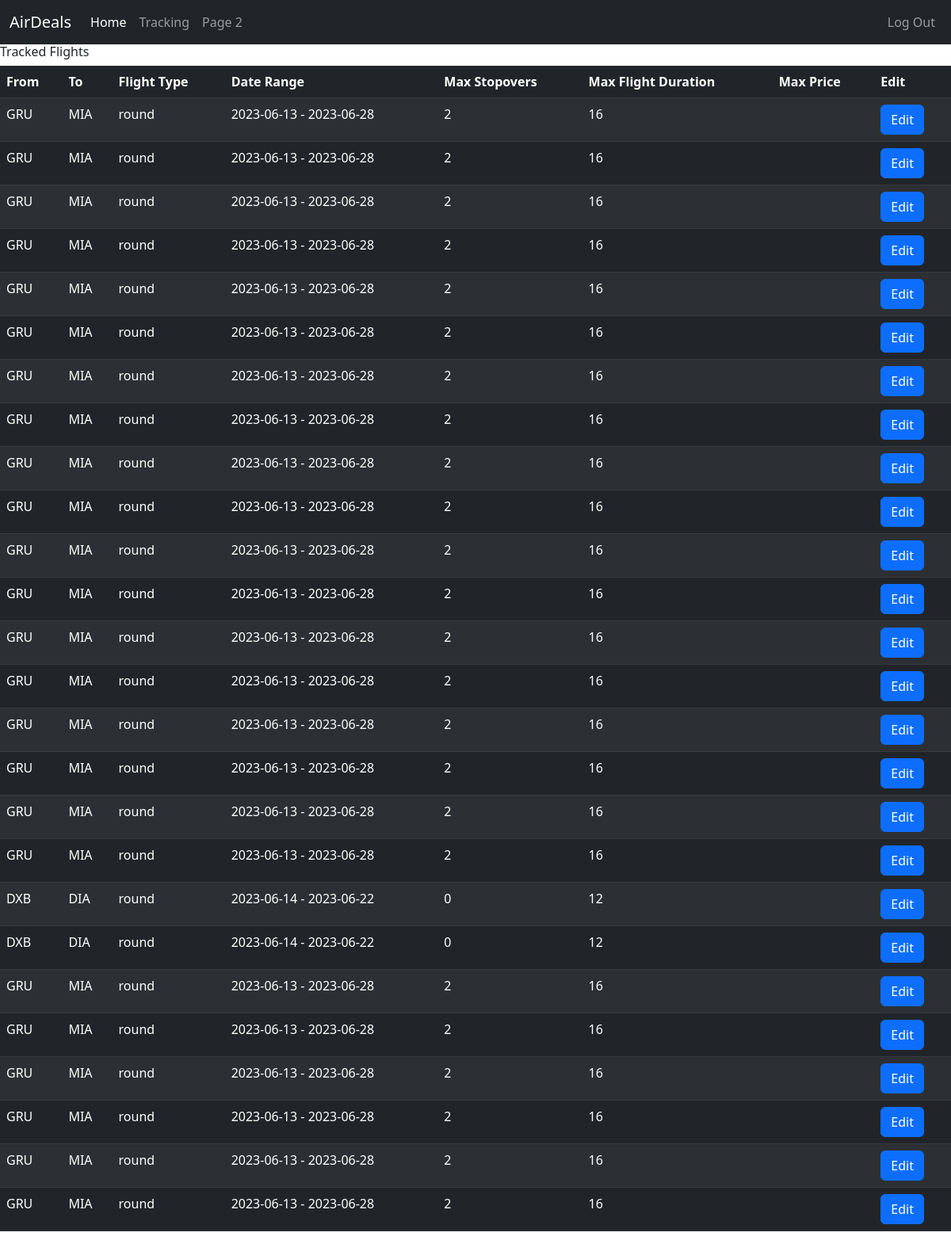
Screenshot of /tracking (signed in) with the database file from the repository.
### main.py (models this page shows)
class FlightInfo(db.Model):
    __tablename__ = 'flight_info'
    id = db.Column(db.Integer, primary_key=True)
    user_id = db.Column(db.Integer, db.ForeignKey('users.id'))
    fly_from = db.Column(db.String(20), nullable=False)
    fly_to = db.Column(db.String(20), nullable=False)
    date_from = db.Column(db.String(20), nullable=False)
    date_to = db.Column(db.String(20), nullable=False)
    flight_type = db.Column(db.String(20))
    max_stopovers = db.Column(db.Integer)
    max_fly_duration = db.Column(db.Integer)
    nights_in_dst_from = db.Column(db.String(20))
    nights_in_dst_to = db.Column(db.String(20))

### main.py (the view)
@app.route('/tracking')
def tracking():
    tracked_flights = db.session.query(FlightInfo).filter(FlightInfo.user_id == current_user.id).all()
    return render_template('tracking.html', tracked_flights=tracked_flights)

### main.py (called while the page is built)
@login_manager.user_loader
def load_user(user_id):
    return User.query.get(int(user_id))

### templates/tracking.html
{% include "template.html" %}
{% block body %}
<h6>Tracked Flights</h6>
<table class="table table-striped table-dark">
  <thead>
    <tr>
      <th scope="col">From</th>
      <th scope="col">To</th>
      <th scope="col">Flight Type</th>
      <th scope="col">Date Range</th>
      <th scope="col">Max Stopovers</th>
      <th scope="col">Max Flight Duration</th>
      <th scope="col">Max Price</th>
      <th scope="col">Edit</th>
    </tr>
  </thead>
  <tbody>
    {% for flight in tracked_flights %}
      <tr>
        <td>{{ flight.fly_from }}</td>
        <td>{{ flight.fly_to }}</td>
        <td>{{ flight.flight_type }}</td>
        <td>{{ flight.date_from + ' - ' + flight.date_to }}</td>
        <td>{{ flight.max_stopovers }}</td>
        <td>{{ flight.max_fly_duration }}</td>
        <td>{{ flight.price }}</td>
        <td>
          <a href="{{ url_for('edit', flight_id=flight.id) }}" class="btn btn-primary">Edit</a>
        </td>
      </tr>
    {% endfor %}
  </tbody>
</table>
{% endblock %}

### rows the page displays
FlightInfo: fly_from "GRU", fly_to "MIA", flight_type "round", date_from+date_to "2023-06-13 - 2023-06-28", max_stopovers "2", max_fly_duration "16"
FlightInfo: fly_from "GRU", fly_to "MIA", flight_type "round", date_from+date_to "2023-06-13 - 2023-06-28", max_stopovers "2", max_fly_duration "16"
FlightInfo: fly_from "GRU", fly_to "MIA", flight_type "round", date_from+date_to "2023-06-13 - 2023-06-28", max_stopovers "2", max_fly_duration "16"
FlightInfo: fly_from "GRU", fly_to "MIA", flight_type "round", date_from+date_to "2023-06-13 - 2023-06-28", max_stopovers "2", max_fly_duration "16"
FlightInfo: fly_from "GRU", fly_to "MIA", flight_type "round", date_from+date_to "2023-06-13 - 2023-06-28", max_stopovers "2", max_fly_duration "16"
FlightInfo: fly_from "GRU", fly_to "MIA", flight_type "round", date_from+date_to "2023-06-13 - 2023-06-28", max_stopovers "2", max_fly_duration "16"
FlightInfo: fly_from "GRU", fly_to "MIA", flight_type "round", date_from+date_to "2023-06-13 - 2023-06-28", max_stopovers "2", max_fly_duration "16"
FlightInfo: fly_from "GRU", fly_to "MIA", flight_type "round", date_from+date_to "2023-06-13 - 2023-06-28", max_stopovers "2", max_fly_duration "16"
FlightInfo: fly_from "GRU", fly_to "MIA", flight_type "round", date_from+date_to "2023-06-13 - 2023-06-28", max_stopovers "2", max_fly_duration "16"
FlightInfo: fly_from "GRU", fly_to "MIA", flight_type "round", date_from+date_to "2023-06-13 - 2023-06-28", max_stopovers "2", max_fly_duration "16"
FlightInfo: fly_from "GRU", fly_to "MIA", flight_type "round", date_from+date_to "2023-06-13 - 2023-06-28", max_stopovers "2", max_fly_duration "16"
FlightInfo: fly_from "GRU", fly_to "MIA", flight_type "round", date_from+date_to "2023-06-13 - 2023-06-28", max_stopovers "2", max_fly_duration "16"
FlightInfo: fly_from "GRU", fly_to "MIA", flight_type "round", date_from+date_to "2023-06-13 - 2023-06-28", max_stopovers "2", max_fly_duration "16"
FlightInfo: fly_from "GRU", fly_to "MIA", flight_type "round", date_from+date_to "2023-06-13 - 2023-06-28", max_stopovers "2", max_fly_duration "16"
FlightInfo: fly_from "GRU", fly_to "MIA", flight_type "round", date_from+date_to "2023-06-13 - 2023-06-28", max_stopovers "2", max_fly_duration "16"
FlightInfo: fly_from "GRU", fly_to "MIA", flight_type "round", date_from+date_to "2023-06-13 - 2023-06-28", max_stopovers "2", max_fly_duration "16"
FlightInfo: fly_from "GRU", fly_to "MIA", flight_type "round", date_from+date_to "2023-06-13 - 2023-06-28", max_stopovers "2", max_fly_duration "16"
FlightInfo: fly_from "GRU", fly_to "MIA", flight_type "round", date_from+date_to "2023-06-13 - 2023-06-28", max_stopovers "2", max_fly_duration "16"
FlightInfo: fly_from "DXB", fly_to "DIA", flight_type "round", date_from+date_to "2023-06-14 - 2023-06-22", max_stopovers "0", max_fly_duration "12"
FlightInfo: fly_from "DXB", fly_to "DIA", flight_type "round", date_from+date_to "2023-06-14 - 2023-06-22", max_stopovers "0", max_fly_duration "12"
FlightInfo: fly_from "GRU", fly_to "MIA", flight_type "round", date_from+date_to "2023-06-13 - 2023-06-28", max_stopovers "2", max_fly_duration "16"
FlightInfo: fly_from "GRU", fly_to "MIA", flight_type "round", date_from+date_to "2023-06-13 - 2023-06-28", max_stopovers "2", max_fly_duration "16"
FlightInfo: fly_from "GRU", fly_to "MIA", flight_type "round", date_from+date_to "2023-06-13 - 2023-06-28", max_stopovers "2", max_fly_duration "16"
FlightInfo: fly_from "GRU", fly_to "MIA", flight_type "round", date_from+date_to "2023-06-13 - 2023-06-28", max_stopovers "2", max_fly_duration "16"
FlightInfo: fly_from "GRU", fly_to "MIA", flight_type "round", date_from+date_to "2023-06-13 - 2023-06-28", max_stopovers "2", max_fly_duration "16"
FlightInfo: fly_from "GRU", fly_to "MIA", flight_type "round", date_from+date_to "2023-06-13 - 2023-06-28", max_stopovers "2", max_fly_duration "16"
